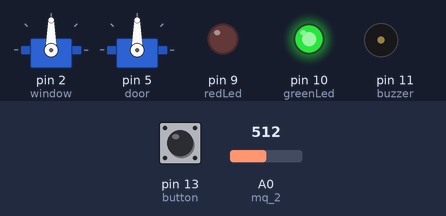
Bench run of a sketch on a simulated Arduino Uno, built with avr-gcc and run on an emulated ATmega328P. Parts: 2 × servo, output pins drawn as LEDs (lit = HIGH), buzzer (waves = sounding, pin HIGH). The inputs (shaded band) are chosen by the test bench; at power-on: pin 13 (button) LOW, A0 (mq_2) = 512. What the sketch prints to the serial monitor is not drawn.

Above: at 1.2 s.
1.3 s: pin 13 (button) pulled HIGH for 0.15 s
At 2.9 s:
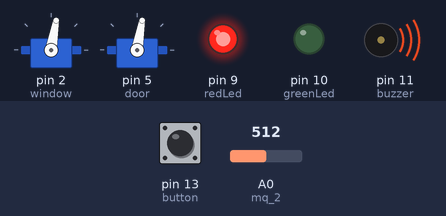
Timing chart, 0 to 4.4 s (numbered marks = the images above; inputs shaded):
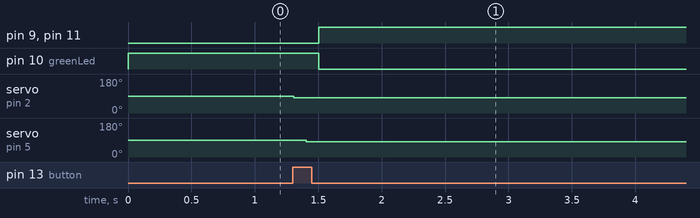

The sketch:

ARDU_NO_PROJECT_CODE.ino
```cpp
/*
 Project Name  : CARBON MONOXIDE POISONING PREVENTION SYSTEM
 Revision Date : 27.12.2021
 Author        : Yasemin Karakaya
 //------------------------------------------------------------------------------------------
 Purpose       : Many people die every year due to gas poisoning.
                 Thanks to this system, we can warn people more easily and ventilate the environment easily.

 //------------------------------------------------------------------------------------------
 System  Input :
                    1) MQ-2 Sensor    : To measure the gas amount of the environment.
                    2)Button          : To run the system.
 System Output :
                    1)Buzzer          : To alert with sound.
                    2)Green Led       : To indicate the system is active or not, to indicate that gas density is less in the environment.
                    3)Red Led         :To indicate that gas density is high in the environment.
  //------------------------------------------------------------------------------------------
     servo-motors:
                  1) Door             : To open the door, when gas density is high, To close the door, when gas density is less.
                  2) window           : To open the window, when gas density is high, To open the window, when gas density is less.
  //-----------------------------------------------------------------------------------------
  System Work  :   It reacts according to the amount of gas taken with the help of mq2 gas sensor.
                   When the button is pressed, the system is ready for operation.
                   When the environment is clean, the green LED lights up. The gas density is understood by the mq2 gas sensor.
                   If the gas density is high in the environment, the red led lights up, the buzzer sounds to warn the environment,
                   the window and door are opened with the servo motor to ventilate the environment.
                   When the gas density decreases, it returns to its original state.


  //-----------------------------------------------------------------------------------------
 */


  //------------------------------------------------------------------------------------------
#include <Servo.h>             // Library required for the servo motor to work.
  // DEFINITIONS

int button =13;                 // Button is connected to Digital 13 pin.
 int redLed = 9;                // Red led is connected to Digital 9 pin.
int greenLed = 10;              // Green led is connected to Digital 10 pin.
int buzzer = 11;                // Buzzer is connected to Digital 11 pin.
int mq_2 = A0;                  // MQ-2 sensor connected to Analog 0 pin. MQ-2 sensor takes the gas from the environment.
int sensorThres = 220;          // Your threshold value
//---------------------------------------------------------------------------------------------

Servo door;                     // a servo motor object named door.
Servo window;                   // a servo motor object named window.

// SETUP CODE AREA
void setup() {
  window.attach(2);             // The data pin of the servo motor(window) is connected to Digital 3 pin.
  door.attach(5);               // The data pin of the servo motor(door) is connected to Digital 3 pin.
  pinMode(button, INPUT);       // Button defined as INPUT.
  pinMode(redLed, OUTPUT);      // Red led defined as OUTPUT.
  pinMode(greenLed, OUTPUT);    // Green led defined as OUTPUT.
  pinMode(buzzer, OUTPUT);      // Buzzer defined as OUTPUT.
  pinMode(mq_2, INPUT);         // MQ-2 defined as INPUT.
  digitalWrite(greenLed, HIGH); // When button is ON,green led is HIGH.
  Serial.begin(9600);           // Sets the band rate for serial data transmission.
}
//--------------------------------------------------------------------------------------------------

// MAIN CODE AREA
void loop() {
  int analogSensor = analogRead(mq_2);   // Read the analog sensor value.


  Serial.print("Pin A0: ");
  Serial.println(analogSensor);  // Write the value to the serial monitor
     // Checks if it has reached the threshold value
  if(digitalRead(button) ==1){ // If button is equal to 1, the codes work.

    if (analogSensor > sensorThres)  // If anolog sensor is greater than sensor thres, buzzer is ON,redLed is ON,greenLed is OFF.
                                     // the angle of the door and window is equal to 80 degree,
  {
    window.write(80);                // The angle of the window is 80.
    delay(100);                      // Wait for a 100 miliseconds.
    door.write(80);                  //The angle of the door is 80.
    delay(100);                      // Wait for a 100 miliseconds.
    digitalWrite(redLed, HIGH);      // redLed is ON
    digitalWrite(greenLed, LOW);     // greenLed is OFF.
    digitalWrite(buzzer,8000);       // Buzzer is ON

  }
  else                               // If analog sensor is not greater then sensor thres,buzzer is OFF,green led is ON,red led is OFF.
                                     // The angle of the door and window is equal to 200 degree,
  { window.write(200);               // The angle of the window is 200.
    delay(100);                      // Wait for a 100 miliseconds.
    door.write(200);                 // The angle of the door is 200.
    delay(100);                      // Wait for a 100 miliseconds.
    digitalWrite(redLed, LOW);       // redLed is OFF.
    digitalWrite(greenLed, HIGH);    // greenLed is ON.
    noTone(buzzer);                  // Buzzer is OFF.

    delay(100);                     // Wait for a 100 miliseconds.

  }}
  delay(100);                       // Wait for a 100 miliseconds.
}
```

Measured:
- after the input at 1.3 s, pin 9 (redLed), pin 11 (buzzer): LOW → HIGH after 0.21 s; pin 10 (greenLed): HIGH → LOW after 0.21 s; servo on pin 2 (window): 90° → 80° at once; servo on pin 5 (door): 90° → 80° after 0.11 s
